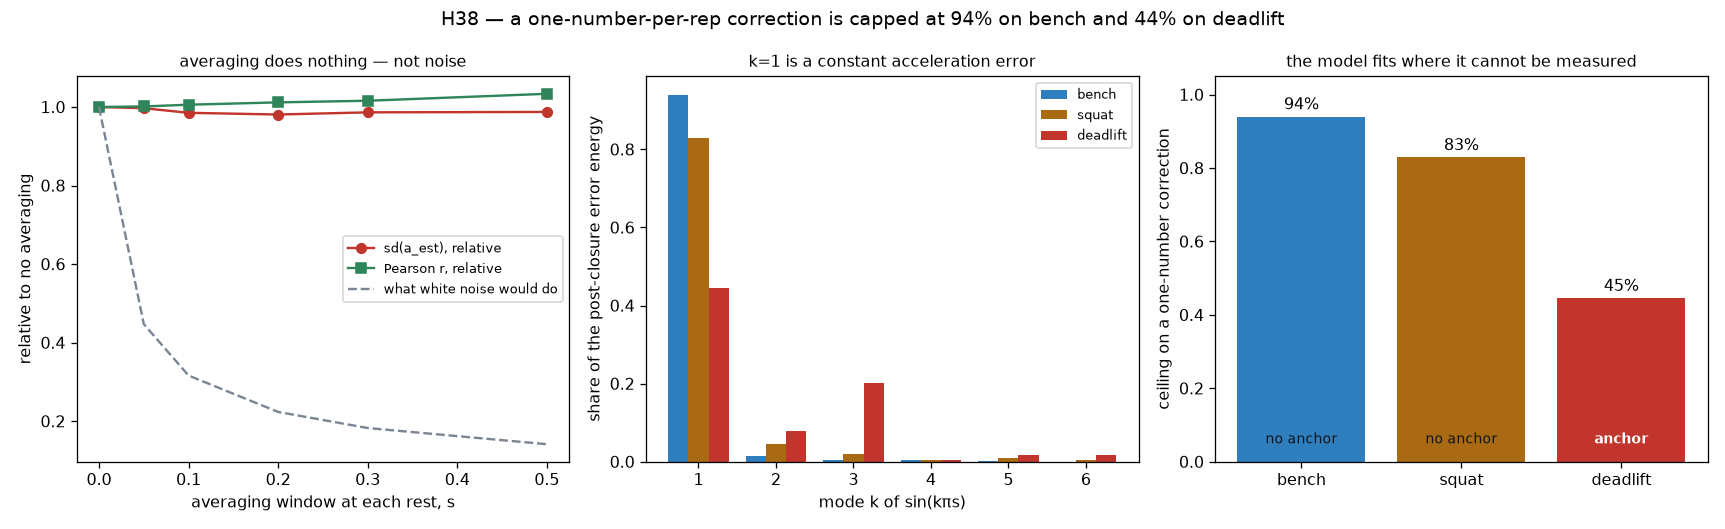

The Python source for this figure:
"""H38 — the ceiling on a one-number-per-rep correction, per lift.

H37 put all the leverage in reducing `sd(a_est)`. This tried the obvious way and
found it does not work, then asked why — and the answer sets a hard ceiling on
the whole approach and inverts which lift it should be aimed at.

1. AVERAGING DOES NOTHING, SO THE RESIDUAL IS NOT NOISE
`oracle.rest_observables` samples velocity at a SINGLE index at each rest.
Averaging over a window either side should cut white noise by sqrt(n):

    window (s)   sd(a_est)   Pearson r   OLS gain   LOO cm
      0.00        0.0895      +0.594      0.173      2.66
      0.05        0.0893      +0.595      0.174      2.74
      0.10        0.0882      +0.598      0.177      2.88
      0.20        0.0878      +0.601      0.178      2.91
      0.50        0.0884      +0.614      0.181      2.89

**Flat.** Half a second of averaging moves `sd` by 1% and `r` by 0.02, and the
leave-one-out score gets slightly worse. So the 65% of `a_est` that does not map
to the bump is STRUCTURED, not measurement noise, and no amount of smoothing
will recover it.

2. WHY: THE ACCELERATION ERROR IS NOT CONSTANT ACROSS A REP
After closure the error vanishes at both endpoints, so its natural basis is
sin(k*pi*s). A constant acceleration error is a parabola, which is 99.9% the
k = 1 mode. Anything at k >= 2 is `a` varying within the rep. Median energy
fraction over 113 refereed reps:

    lift        k=1     k=2     k=3     k=4    k>=5 + rest
    bench      0.940   0.015   0.004   0.006      0.035
    squat      0.829   0.044   0.020   0.004      0.103
    deadlift   0.445   0.078   0.201   0.005      0.271
    ALL        0.827   0.048   0.036   0.005      0.084

**On bench the error IS a parabola — 94% of it.** On squat, 83%. On deadlift,
**44%**, with a strong third mode.

k = 1 is the ceiling on ANY correction carrying one number per rep, whatever
estimates it. So a per-rep constant-acceleration term can in principle remove
94% of bench's error energy and 44% of deadlift's, and the rest-ZUPT estimator's
r = 0.594 on deadlift is not a weak estimator — it is close to what the model
allows.

3. AND THE LIFTS ARE THE WRONG WAY ROUND
    lift        the model fits          an anchor exists
    bench          94%                   NO — and provably never will
    squat          83%                   no
    deadlift       44%                   yes, the floor between reps

**The lift where a constant acceleration explains the error is the lift with no
way to measure it, and the lift with the measurement is the one the model
suits worst.** That is not bad luck; it is the same physics twice. A bar that
sets down gives you a zero-velocity anchor AND a landing impulse, and the
impulse is exactly the localised, non-constant term that fills deadlift's k >= 3
modes. You cannot have the anchor without the thing that spoils the model.

WHAT THIS MEANS
----------------
The rest-ZUPT correction is near its ceiling on deadlift and should not be
pushed further by better estimation. Deadlift's remaining 56% is the
localised-in-time term that `TASKS.md`'s B6 has been chasing — this measures how
much of the error that is, which nothing had.

For bench and squat the prize is much larger and the blocker is different: the
model fits, and there is no anchor. `metrics.momentum_closure` records why a raw
anchor is impossible there — a bar descending at constant velocity reads |a| = g
with a quiet gyro exactly as a bar at rest does.

    python3 analysis/88_dwell_average.py
"""
from __future__ import annotations

import sys
import warnings
from pathlib import Path

import numpy as np
from scipy import stats

ROOT = Path(__file__).resolve().parents[1]
sys.path.insert(0, str(ROOT))

from src import capture, metrics, pipeline, segment, tracked   # noqa: E402

RAW = ROOT / "data_v2" / "raw"
TRACKED = ROOT / "data_v2" / "tracked"
OUT = ROOT / "analysis" / "88_dwell_average.png"
STRAPPED = "deadlift_160x6_1_20260818"
NS = 256
S = np.linspace(0.0, 1.0, NS)
K = 6
BASIS = np.array([np.sin(k * np.pi * S) for k in range(1, K + 1)])
BASIS /= np.linalg.norm(BASIS, axis=1, keepdims=True)
BUMP = S ** 2 - S
BB = float(BUMP @ BUMP)
WINDOWS = (0.0, 0.05, 0.10, 0.20, 0.30, 0.50)


def _resamp(a, n=NS):
    s = np.linspace(0, 1, len(a))
    q = np.linspace(0, 1, n)
    return np.column_stack([np.interp(q, s, a[:, 0]), np.interp(q, s, a[:, 1])])


def collect():
    warnings.simplefilter("ignore")
    spec, dl = {}, {"oracle": [], "meta": [], **{w: [] for w in WINDOWS}}
    for csv in sorted(RAW.glob("*.csv")):
        if STRAPPED in csv.stem:
            continue
        tp = TRACKED / f"{csv.stem.rsplit('_', 1)[0]}.csv"
        if not tp.is_file():
            continue
        try:
            res = pipeline.run(csv)
            m = metrics.vs_truth(res, tracked.read(None, src=tp))
        except Exception:
            continue
        lift = capture.lift_of(csv)
        t = res["log"]["t"]

        for pr in m["per_rep"]:
            if not pr.get("covered"):
                continue
            v = _resamp(np.asarray(pr["curve_video"], float))
            p = _resamp(np.asarray(pr["curve_pipeline"], float))
            e = ((p - p[0] + v[0]) - v)[:, 0]
            e = e - np.linspace(e[0], e[-1], NS)
            n = np.linalg.norm(e)
            if n > 1e-9:
                spec.setdefault(lift, []).append(((BASIS @ e) / n) ** 2)

        if lift != "deadlift":
            continue
        try:
            rest = segment.rest_instants(res["log"], res["impacts"])
        except Exception:
            continue
        if len(rest) < 2:
            continue
        vel, fs = res["velocity"], res["log"]["fs"]
        axis = np.real(np.asarray(m["axis"], float))[:2]
        axis = axis / np.linalg.norm(axis)
        sign = -1.0 if m["axis_flipped"] else 1.0
        vh = sign * (vel[:, :2] @ axis)
        for j in range(len(rest) - 1):
            i0, i1 = rest[j], rest[j + 1]
            best = None
            for k, (a_, z) in enumerate(res["bounds"]):
                ov = min(i1, z - 1) - max(i0, a_)
                if ov > 0 and (best is None or ov > best[0]):
                    best = (ov, k)
            if best is None:
                continue
            pr = m["per_rep"][best[1]]
            if not pr.get("covered"):
                continue
            a_, z = res["bounds"][best[1]]
            T = float(t[z - 1] - t[a_])
            v = _resamp(np.asarray(pr["curve_video"], float))
            p = _resamp(np.asarray(pr["curve_pipeline"], float))
            e = ((p - p[0] + v[0]) - v)[:, 0]
            dl["oracle"].append(2 * float((e @ BUMP) / BB) / T ** 2)
            dl["meta"].append(dict(T=T, e=e, cap=csv.stem,
                                   before=float(np.sqrt((e ** 2).mean()) * 100)))
            span = t[i1] - t[i0]
            for w in WINDOWS:
                h = max(int(w * fs / 2), 0)
                a0 = vh[max(0, i0 - h): i0 + h + 1].mean() if h else vh[i0]
                a1 = vh[max(0, i1 - h): i1 + h + 1].mean() if h else vh[i1]
                dl[w].append((a1 - a0) / span)
    return spec, dl


def main():
    spec, dl = collect()
    ao = np.array(dl["oracle"])
    meta = dl["meta"]
    caps = sorted({m_["cap"] for m_ in meta})

    print("1. AVERAGING THE REST VELOCITY OVER A WINDOW")
    print(f"   {'window':>8s} {'sd':>9s} {'r':>8s} {'gain':>7s} {'LOO cm':>8s}")
    for w in WINDOWS:
        x = np.array(dl[w])
        r_, _ = stats.pearsonr(ao, x)
        la, lb = [], []
        for c in caps:
            tr = [i for i, m_ in enumerate(meta) if m_["cap"] != c]
            te = [i for i, m_ in enumerate(meta) if m_["cap"] == c]
            g = np.polyfit(x[tr], ao[tr], 1)
            for i in te:
                c2 = (g[0] * x[i] + g[1]) * meta[i]["T"] ** 2 / 2
                la.append(100 * np.sqrt(((meta[i]["e"] - c2 * BUMP) ** 2).mean()))
                lb.append(meta[i]["before"])
        print(f"   {w:8.2f} {x.std():9.4f} {r_:+8.3f} "
              f"{np.polyfit(x, ao, 1)[0]:7.3f} {np.median(la):8.2f}")
    print("   -> flat. The residual is structured, not noise.")

    par = BUMP / np.linalg.norm(BUMP)
    print(f"\n2. MODE ENERGY  (a parabola is {(par @ BASIS[0])**2:.3f} at k=1)")
    print(f"   {'lift':10s} {'n':>4s} " +
          " ".join(f"{'k=' + str(k):>7s}" for k in range(1, K + 1)) + "    rest")
    for lf in ("bench", "squat", "deadlift"):
        a = np.array(spec[lf])
        med = np.median(a, axis=0)
        print(f"   {lf:10s} {len(a):4d} " + " ".join(f"{x:7.3f}" for x in med)
              + f" {1 - med.sum():7.3f}")
    print("   k=1 is the ceiling on any one-number-per-rep correction.")

    print("\n3. THE LIFTS ARE THE WRONG WAY ROUND")
    print(f"   {'lift':10s} {'model fits':>11s}   raw anchor?")
    for lf, anc in (("bench", "no, never"), ("squat", "no"),
                    ("deadlift", "yes")):
        print(f"   {lf:10s} {np.median(np.array(spec[lf]), axis=0)[0]:11.0%}"
              f"   {anc}")

    figure(spec, dl, ao, meta, caps)


def figure(spec, dl, ao, meta, caps):
    import matplotlib
    matplotlib.use("Agg")
    import matplotlib.pyplot as plt

    C = {"bench": "#2f7fbf", "deadlift": "#c1352c", "squat": "#a96a13"}
    fig, axs = plt.subplots(1, 3, figsize=(15, 4.6))

    ax = axs[0]
    sds = [np.array(dl[w]).std() for w in WINDOWS]
    rs = [stats.pearsonr(ao, np.array(dl[w]))[0] for w in WINDOWS]
    ax.plot(WINDOWS, np.array(sds) / sds[0], "o-", color="#c1352c",
            label="sd(a_est), relative")
    ax.plot(WINDOWS, np.array(rs) / rs[0], "s-", color="#2f855a",
            label="Pearson r, relative")
    ax.plot(WINDOWS, [1 / np.sqrt(max(w * 100, 1)) for w in WINDOWS], "--",
            color="#7b8694", label="what white noise would do")
    ax.set_xlabel("averaging window at each rest, s")
    ax.set_ylabel("relative to no averaging")
    ax.set_title("averaging does nothing — not noise", fontsize=10)
    ax.legend(fontsize=8)

    ax = axs[1]
    ks = np.arange(1, K + 1)
    w = 0.26
    for i, lf in enumerate(("bench", "squat", "deadlift")):
        med = np.median(np.array(spec[lf]), axis=0)
        ax.bar(ks + (i - 1) * w, med, w, color=C[lf], label=lf)
    ax.set_xticks(ks)
    ax.set_xlabel("mode k of sin(kπs)")
    ax.set_ylabel("share of the post-closure error energy")
    ax.set_title("k=1 is a constant acceleration error", fontsize=10)
    ax.legend(fontsize=8)

    ax = axs[2]
    fits = [np.median(np.array(spec[lf]), axis=0)[0]
            for lf in ("bench", "squat", "deadlift")]
    anchors = [0, 0, 1]
    ax.bar(["bench", "squat", "deadlift"], fits,
           color=[C[l] for l in ("bench", "squat", "deadlift")])
    for i, (f, a) in enumerate(zip(fits, anchors)):
        ax.text(i, f + .02, f"{f:.0%}", ha="center", fontsize=10)
        ax.text(i, 0.05, "anchor" if a else "no anchor", ha="center",
                fontsize=9, color="white" if a else "#10151c",
                fontweight="bold" if a else "normal")
    ax.set_ylim(0, 1.05)
    ax.set_ylabel("ceiling on a one-number correction")
    ax.set_title("the model fits where it cannot be measured", fontsize=10)

    fig.suptitle("H38 — a one-number-per-rep correction is capped at 94% on "
                 "bench and 44% on deadlift", fontsize=12)
    fig.tight_layout()
    fig.savefig(OUT, dpi=115)
    print(f"\nwrote {OUT}")


if __name__ == "__main__":
    main()
